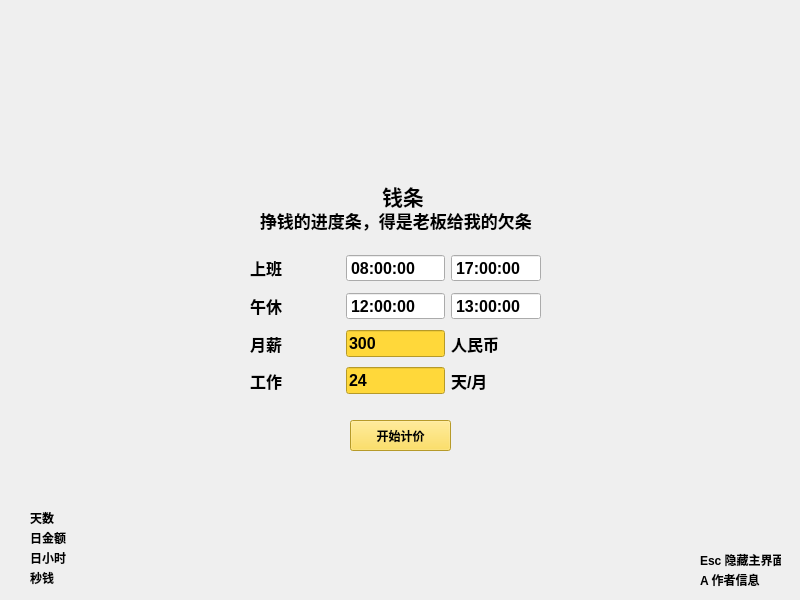
<?xml version="1.0" encoding="UTF-8"?>
<ui version="4.0">
 <class>MoneyProgress</class>
 <widget class="QMainWindow" name="MoneyProgress">
  <property name="geometry">
   <rect>
    <x>0</x>
    <y>0</y>
    <width>800</width>
    <height>600</height>
   </rect>
  </property>
  <property name="font">
   <font>
    <family>Microsoft YaHei UI</family>
    <bold>true</bold>
   </font>
  </property>
  <property name="windowTitle">
   <string>MoneyProgress</string>
  </property>
  <property name="styleSheet">
   <string notr="true"/>
  </property>
  <widget class="QWidget" name="centralwidget">
   <widget class="QLabel" name="label">
    <property name="geometry">
     <rect>
      <x>350</x>
      <y>70</y>
      <width>100</width>
      <height>100</height>
     </rect>
    </property>
    <property name="styleSheet">
     <string notr="true">border-image: url(:/img/avatar.png);




</string>
    </property>
    <property name="text">
     <string/>
    </property>
   </widget>
   <widget class="QLabel" name="labelTitle1">
    <property name="geometry">
     <rect>
      <x>382</x>
      <y>180</y>
      <width>41</width>
      <height>31</height>
     </rect>
    </property>
    <property name="font">
     <font>
      <family>Microsoft YaHei UI</family>
      <pointsize>16</pointsize>
      <bold>true</bold>
     </font>
    </property>
    <property name="text">
     <string>钱条</string>
    </property>
   </widget>
   <widget class="QLabel" name="labelTitle2">
    <property name="geometry">
     <rect>
      <x>260</x>
      <y>210</y>
      <width>281</width>
      <height>21</height>
     </rect>
    </property>
    <property name="font">
     <font>
      <family>Microsoft YaHei UI</family>
      <pointsize>13</pointsize>
      <bold>true</bold>
     </font>
    </property>
    <property name="text">
     <string>挣钱的进度条，得是老板给我的欠条</string>
    </property>
   </widget>
   <widget class="QPushButton" name="Startcalculate">
    <property name="geometry">
     <rect>
      <x>350</x>
      <y>420</y>
      <width>101</width>
      <height>31</height>
     </rect>
    </property>
    <property name="styleSheet">
     <string notr="true">background-color: rgb(255, 216, 58);</string>
    </property>
    <property name="text">
     <string>开始计价</string>
    </property>
    <property name="autoDefault">
     <bool>false</bool>
    </property>
    <property name="default">
     <bool>false</bool>
    </property>
    <property name="flat">
     <bool>false</bool>
    </property>
   </widget>
   <widget class="QLabel" name="labelDay">
    <property name="geometry">
     <rect>
      <x>30</x>
      <y>510</y>
      <width>171</width>
      <height>16</height>
     </rect>
    </property>
    <property name="text">
     <string>天数</string>
    </property>
   </widget>
   <widget class="QLabel" name="labelMoneyDay">
    <property name="geometry">
     <rect>
      <x>30</x>
      <y>530</y>
      <width>151</width>
      <height>16</height>
     </rect>
    </property>
    <property name="text">
     <string>日金额</string>
    </property>
   </widget>
   <widget class="QLabel" name="labelHourDay">
    <property name="geometry">
     <rect>
      <x>30</x>
      <y>550</y>
      <width>191</width>
      <height>16</height>
     </rect>
    </property>
    <property name="text">
     <string>日小时</string>
    </property>
   </widget>
   <widget class="QLabel" name="labelMoneySecond">
    <property name="geometry">
     <rect>
      <x>30</x>
      <y>570</y>
      <width>191</width>
      <height>16</height>
     </rect>
    </property>
    <property name="text">
     <string>秒钱</string>
    </property>
   </widget>
   <widget class="QWidget" name="gridLayoutWidget">
    <property name="geometry">
     <rect>
      <x>250</x>
      <y>250</y>
      <width>291</width>
      <height>151</height>
     </rect>
    </property>
    <layout class="QGridLayout" name="gridLayout" rowstretch="0,0,0,0" columnminimumwidth="90,90,90">
     <property name="sizeConstraint">
      <enum>QLayout::SetMinimumSize</enum>
     </property>
     <item row="0" column="1">
      <widget class="QTimeEdit" name="timeWorkup">
       <property name="font">
        <font>
         <family>Microsoft YaHei UI</family>
         <pointsize>12</pointsize>
         <bold>true</bold>
        </font>
       </property>
       <property name="styleSheet">
        <string notr="true"/>
       </property>
       <property name="buttonSymbols">
        <enum>QAbstractSpinBox::NoButtons</enum>
       </property>
       <property name="dateTime">
        <datetime>
         <hour>8</hour>
         <minute>0</minute>
         <second>0</second>
         <year>2000</year>
         <month>1</month>
         <day>1</day>
        </datetime>
       </property>
       <property name="minimumDateTime">
        <datetime>
         <hour>0</hour>
         <minute>0</minute>
         <second>0</second>
         <year>2000</year>
         <month>1</month>
         <day>1</day>
        </datetime>
       </property>
       <property name="timeSpec">
        <enum>Qt::LocalTime</enum>
       </property>
      </widget>
     </item>
     <item row="1" column="0">
      <widget class="QLabel" name="label_7">
       <property name="font">
        <font>
         <family>Microsoft YaHei UI</family>
         <pointsize>12</pointsize>
         <bold>true</bold>
        </font>
       </property>
       <property name="text">
        <string>午休</string>
       </property>
      </widget>
     </item>
     <item row="2" column="0">
      <widget class="QLabel" name="label_8">
       <property name="font">
        <font>
         <family>Microsoft YaHei UI</family>
         <pointsize>12</pointsize>
         <bold>true</bold>
        </font>
       </property>
       <property name="text">
        <string>月薪</string>
       </property>
      </widget>
     </item>
     <item row="2" column="2">
      <widget class="QLabel" name="label_9">
       <property name="font">
        <font>
         <family>Microsoft YaHei UI</family>
         <pointsize>12</pointsize>
         <bold>true</bold>
        </font>
       </property>
       <property name="text">
        <string>人民币</string>
       </property>
      </widget>
     </item>
     <item row="0" column="0">
      <widget class="QLabel" name="label_4">
       <property name="font">
        <font>
         <family>Microsoft YaHei UI</family>
         <pointsize>12</pointsize>
         <bold>true</bold>
        </font>
       </property>
       <property name="text">
        <string>上班</string>
       </property>
      </widget>
     </item>
     <item row="2" column="1">
      <widget class="QLineEdit" name="moneyMonth">
       <property name="font">
        <font>
         <family>Microsoft YaHei UI</family>
         <pointsize>12</pointsize>
         <bold>true</bold>
         <underline>false</underline>
        </font>
       </property>
       <property name="autoFillBackground">
        <bool>false</bool>
       </property>
       <property name="styleSheet">
        <string notr="true">background-color: rgb(255, 216, 58);</string>
       </property>
       <property name="text">
        <string>300</string>
       </property>
      </widget>
     </item>
     <item row="0" column="2">
      <widget class="QTimeEdit" name="timeWorkdown">
       <property name="font">
        <font>
         <family>Microsoft YaHei UI</family>
         <pointsize>12</pointsize>
         <bold>true</bold>
        </font>
       </property>
       <property name="buttonSymbols">
        <enum>QAbstractSpinBox::NoButtons</enum>
       </property>
       <property name="dateTime">
        <datetime>
         <hour>17</hour>
         <minute>0</minute>
         <second>0</second>
         <year>2000</year>
         <month>1</month>
         <day>1</day>
        </datetime>
       </property>
       <property name="timeSpec">
        <enum>Qt::LocalTime</enum>
       </property>
      </widget>
     </item>
     <item row="1" column="1">
      <widget class="QTimeEdit" name="timeSleepup">
       <property name="font">
        <font>
         <family>Microsoft YaHei UI</family>
         <pointsize>12</pointsize>
         <bold>true</bold>
        </font>
       </property>
       <property name="buttonSymbols">
        <enum>QAbstractSpinBox::NoButtons</enum>
       </property>
       <property name="dateTime">
        <datetime>
         <hour>12</hour>
         <minute>0</minute>
         <second>0</second>
         <year>2000</year>
         <month>1</month>
         <day>1</day>
        </datetime>
       </property>
       <property name="timeSpec">
        <enum>Qt::LocalTime</enum>
       </property>
      </widget>
     </item>
     <item row="1" column="2">
      <widget class="QTimeEdit" name="timeSleepdown">
       <property name="font">
        <font>
         <family>Microsoft YaHei UI</family>
         <pointsize>12</pointsize>
         <bold>true</bold>
        </font>
       </property>
       <property name="buttonSymbols">
        <enum>QAbstractSpinBox::NoButtons</enum>
       </property>
       <property name="dateTime">
        <datetime>
         <hour>13</hour>
         <minute>0</minute>
         <second>0</second>
         <year>2000</year>
         <month>1</month>
         <day>1</day>
        </datetime>
       </property>
       <property name="timeSpec">
        <enum>Qt::LocalTime</enum>
       </property>
      </widget>
     </item>
     <item row="3" column="0">
      <widget class="QLabel" name="label_10">
       <property name="font">
        <font>
         <family>Microsoft YaHei UI</family>
         <pointsize>12</pointsize>
         <bold>true</bold>
        </font>
       </property>
       <property name="text">
        <string>工作</string>
       </property>
      </widget>
     </item>
     <item row="3" column="1">
      <widget class="QLineEdit" name="workDay">
       <property name="font">
        <font>
         <family>Microsoft YaHei UI</family>
         <pointsize>12</pointsize>
         <bold>true</bold>
         <underline>false</underline>
        </font>
       </property>
       <property name="tabletTracking">
        <bool>false</bool>
       </property>
       <property name="styleSheet">
        <string notr="true">background-color: rgb(255, 216, 58);
</string>
       </property>
       <property name="text">
        <string>24</string>
       </property>
       <property name="maxLength">
        <number>100</number>
       </property>
       <property name="frame">
        <bool>true</bool>
       </property>
      </widget>
     </item>
     <item row="3" column="2">
      <widget class="QLabel" name="label_11">
       <property name="font">
        <font>
         <family>Microsoft YaHei UI</family>
         <pointsize>12</pointsize>
         <bold>true</bold>
        </font>
       </property>
       <property name="text">
        <string>天/月</string>
       </property>
      </widget>
     </item>
    </layout>
   </widget>
   <widget class="QLabel" name="labelAbout">
    <property name="geometry">
     <rect>
      <x>590</x>
      <y>510</y>
      <width>161</width>
      <height>81</height>
     </rect>
    </property>
    <property name="text">
     <string/>
    </property>
   </widget>
   <widget class="QLabel" name="label_2">
    <property name="geometry">
     <rect>
      <x>700</x>
      <y>550</y>
      <width>81</width>
      <height>20</height>
     </rect>
    </property>
    <property name="text">
     <string>Esc 隐藏主界面</string>
    </property>
   </widget>
   <widget class="QLabel" name="label_3">
    <property name="geometry">
     <rect>
      <x>700</x>
      <y>570</y>
      <width>61</width>
      <height>20</height>
     </rect>
    </property>
    <property name="text">
     <string>A 作者信息</string>
    </property>
   </widget>
   <zorder>labelAbout</zorder>
   <zorder>label</zorder>
   <zorder>labelTitle1</zorder>
   <zorder>labelTitle2</zorder>
   <zorder>Startcalculate</zorder>
   <zorder>labelDay</zorder>
   <zorder>labelMoneyDay</zorder>
   <zorder>labelHourDay</zorder>
   <zorder>labelMoneySecond</zorder>
   <zorder>gridLayoutWidget</zorder>
   <zorder>label_2</zorder>
   <zorder>label_3</zorder>
  </widget>
 </widget>
 <resources/>
 <connections/>
</ui>
